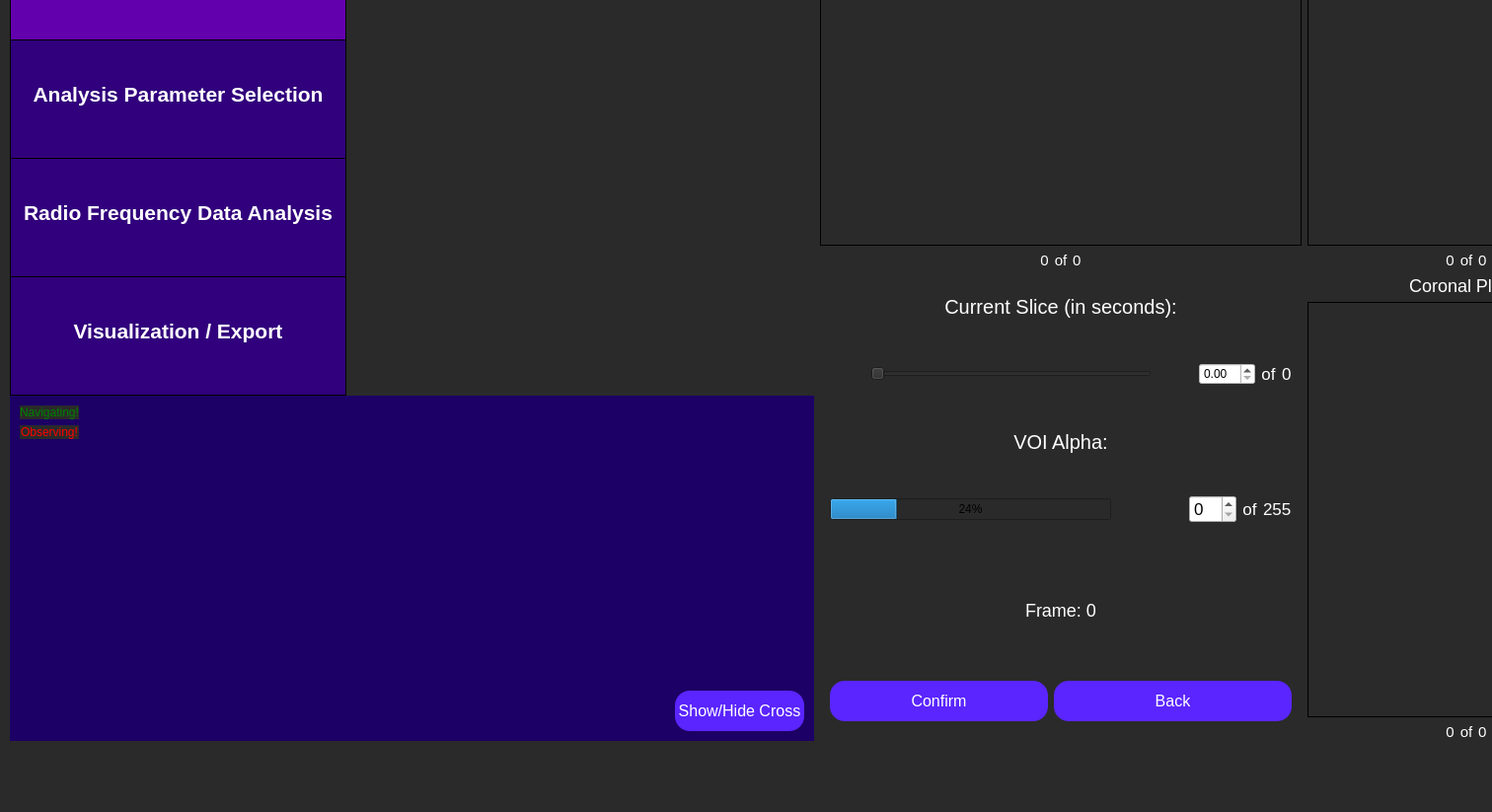
<?xml version="1.0" encoding="UTF-8"?>
<ui version="4.0">
 <class>confirm_voi</class>
 <widget class="QWidget" name="confirm_voi">
  <property name="geometry">
   <rect>
    <x>0</x>
    <y>0</y>
    <width>1512</width>
    <height>823</height>
   </rect>
  </property>
  <property name="minimumSize">
   <size>
    <width>0</width>
    <height>0</height>
   </size>
  </property>
  <property name="windowTitle">
   <string>Draw Volume of Interest</string>
  </property>
  <property name="styleSheet">
   <string notr="true">QWidget {
	background: rgb(42, 42, 42);
}</string>
  </property>
  <widget class="QWidget" name="horizontalLayoutWidget_4">
   <property name="geometry">
    <rect>
     <x>10</x>
     <y>-200</y>
     <width>1636</width>
     <height>951</height>
    </rect>
   </property>
   <layout class="QHBoxLayout" name="full_screen_layout" stretch="0,0">
    <item>
     <layout class="QVBoxLayout" name="side_bar_layout" stretch="0,0">
      <property name="spacing">
       <number>0</number>
      </property>
      <property name="sizeConstraint">
       <enum>QLayout::SetMaximumSize</enum>
      </property>
      <item>
       <widget class="QWidget" name="sidebar" native="true">
        <property name="minimumSize">
         <size>
          <width>341</width>
          <height>601</height>
         </size>
        </property>
        <property name="maximumSize">
         <size>
          <width>241</width>
          <height>601</height>
         </size>
        </property>
        <property name="toolTip">
         <string>&lt;html&gt;&lt;head/&gt;&lt;body&gt;&lt;p&gt;&lt;br/&gt;&lt;/p&gt;&lt;/body&gt;&lt;/html&gt;</string>
        </property>
        <property name="styleSheet">
         <string notr="true">QWidget {
	background-color: rgb(28, 0, 101);
}</string>
        </property>
        <widget class="QFrame" name="imageSelectionSidebar">
         <property name="geometry">
          <rect>
           <x>0</x>
           <y>0</y>
           <width>341</width>
           <height>121</height>
          </rect>
         </property>
         <property name="minimumSize">
          <size>
           <width>341</width>
           <height>121</height>
          </size>
         </property>
         <property name="maximumSize">
          <size>
           <width>341</width>
           <height>121</height>
          </size>
         </property>
         <property name="styleSheet">
          <string notr="true">QFrame {
	background-color: rgb(99, 0, 174);
	border: 1px solid black;
}</string>
         </property>
         <property name="frameShape">
          <enum>QFrame::StyledPanel</enum>
         </property>
         <property name="frameShadow">
          <enum>QFrame::Raised</enum>
         </property>
         <widget class="QLabel" name="imageSelectionLabelSidebar">
          <property name="geometry">
           <rect>
            <x>70</x>
            <y>0</y>
            <width>191</width>
            <height>51</height>
           </rect>
          </property>
          <property name="styleSheet">
           <string notr="true">QLabel {
	font-size: 21px;
	color: rgb(255, 255, 255);
	background-color: rgba(255, 255, 255, 0);
	border: 0px;
	font-weight: bold;
}</string>
          </property>
          <property name="text">
           <string>Image Selection:</string>
          </property>
          <property name="alignment">
           <set>Qt::AlignCenter</set>
          </property>
         </widget>
         <widget class="QLabel" name="imageLabel">
          <property name="geometry">
           <rect>
            <x>-60</x>
            <y>40</y>
            <width>191</width>
            <height>51</height>
           </rect>
          </property>
          <property name="styleSheet">
           <string notr="true">QLabel {
	font-size: 16px;
	color: rgb(255, 255, 255);
	background-color: rgba(255, 255, 255, 0);
	border: 0px;
	font-weight: bold;
}</string>
          </property>
          <property name="text">
           <string>Image:</string>
          </property>
          <property name="alignment">
           <set>Qt::AlignCenter</set>
          </property>
         </widget>
         <widget class="QLabel" name="phantomLabel">
          <property name="geometry">
           <rect>
            <x>-50</x>
            <y>70</y>
            <width>191</width>
            <height>51</height>
           </rect>
          </property>
          <property name="styleSheet">
           <string notr="true">QLabel {
	font-size: 16px;
	color: rgb(255, 255, 255);
	background-color: rgba(255, 255, 255, 0);
	border: 0px;
	font-weight: bold
}</string>
          </property>
          <property name="text">
           <string>Phantom:</string>
          </property>
          <property name="alignment">
           <set>Qt::AlignCenter</set>
          </property>
         </widget>
         <widget class="QLabel" name="image_path_input">
          <property name="geometry">
           <rect>
            <x>100</x>
            <y>40</y>
            <width>241</width>
            <height>51</height>
           </rect>
          </property>
          <property name="styleSheet">
           <string notr="true">QLabel {
	font-size: 14px;
	color: rgb(255, 255, 255);
	background-color: rgba(255, 255, 255, 0);
	border: 0px;
}</string>
          </property>
          <property name="text">
           <string>Sample filename </string>
          </property>
          <property name="alignment">
           <set>Qt::AlignLeading|Qt::AlignLeft|Qt::AlignVCenter</set>
          </property>
         </widget>
         <widget class="QLabel" name="phantom_path_input">
          <property name="geometry">
           <rect>
            <x>100</x>
            <y>70</y>
            <width>241</width>
            <height>51</height>
           </rect>
          </property>
          <property name="styleSheet">
           <string notr="true">QLabel {
	font-size: 14px;
	color: rgb(255, 255, 255);
	background-color: rgba(255, 255, 255, 0);
	border: 0px;
}</string>
          </property>
          <property name="text">
           <string>Sample filename </string>
          </property>
          <property name="alignment">
           <set>Qt::AlignLeading|Qt::AlignLeft|Qt::AlignVCenter</set>
          </property>
         </widget>
        </widget>
        <widget class="QFrame" name="roiSidebar">
         <property name="geometry">
          <rect>
           <x>0</x>
           <y>120</y>
           <width>341</width>
           <height>121</height>
          </rect>
         </property>
         <property name="maximumSize">
          <size>
           <width>341</width>
           <height>121</height>
          </size>
         </property>
         <property name="styleSheet">
          <string notr="true">QFrame {
	background-color: rgb(99, 0, 174);
	border: 1px solid black;
}</string>
         </property>
         <property name="frameShape">
          <enum>QFrame::StyledPanel</enum>
         </property>
         <property name="frameShadow">
          <enum>QFrame::Raised</enum>
         </property>
         <widget class="QLabel" name="roiSidebarLabel">
          <property name="geometry">
           <rect>
            <x>0</x>
            <y>40</y>
            <width>341</width>
            <height>51</height>
           </rect>
          </property>
          <property name="styleSheet">
           <string notr="true">QLabel {
	font-size: 21px;
	color: rgb(255, 255, 255);
	background-color: rgba(255, 255, 255, 0);
	border: 0px;
	font-weight: bold;
}</string>
          </property>
          <property name="text">
           <string>Segmentation Selection</string>
          </property>
          <property name="alignment">
           <set>Qt::AlignCenter</set>
          </property>
         </widget>
        </widget>
        <widget class="QFrame" name="rfAnalysisSidebar">
         <property name="geometry">
          <rect>
           <x>0</x>
           <y>360</y>
           <width>341</width>
           <height>121</height>
          </rect>
         </property>
         <property name="minimumSize">
          <size>
           <width>341</width>
           <height>121</height>
          </size>
         </property>
         <property name="maximumSize">
          <size>
           <width>341</width>
           <height>121</height>
          </size>
         </property>
         <property name="styleSheet">
          <string notr="true">QFrame {
	background-color:  rgb(49, 0, 124);
	border: 1px solid black;
}</string>
         </property>
         <property name="frameShape">
          <enum>QFrame::StyledPanel</enum>
         </property>
         <property name="frameShadow">
          <enum>QFrame::Raised</enum>
         </property>
         <widget class="QLabel" name="rfAnalysisLabel">
          <property name="geometry">
           <rect>
            <x>0</x>
            <y>30</y>
            <width>341</width>
            <height>51</height>
           </rect>
          </property>
          <property name="styleSheet">
           <string notr="true">QLabel {
	font-size: 21px;
	color: rgb(255, 255, 255);
	background-color: rgba(255, 255, 255, 0);
	border: 0px;
	font-weight: bold;
}</string>
          </property>
          <property name="text">
           <string>Radio Frequency Data Analysis</string>
          </property>
          <property name="alignment">
           <set>Qt::AlignCenter</set>
          </property>
         </widget>
        </widget>
        <widget class="QFrame" name="exportResultsSidebar">
         <property name="geometry">
          <rect>
           <x>0</x>
           <y>480</y>
           <width>341</width>
           <height>121</height>
          </rect>
         </property>
         <property name="minimumSize">
          <size>
           <width>341</width>
           <height>121</height>
          </size>
         </property>
         <property name="maximumSize">
          <size>
           <width>341</width>
           <height>121</height>
          </size>
         </property>
         <property name="styleSheet">
          <string notr="true">QFrame {
	background-color:  rgb(49, 0, 124);
	border: 1px solid black;
}</string>
         </property>
         <property name="frameShape">
          <enum>QFrame::StyledPanel</enum>
         </property>
         <property name="frameShadow">
          <enum>QFrame::Raised</enum>
         </property>
         <widget class="QLabel" name="exportResultsLabel">
          <property name="geometry">
           <rect>
            <x>20</x>
            <y>30</y>
            <width>301</width>
            <height>51</height>
           </rect>
          </property>
          <property name="styleSheet">
           <string notr="true">QLabel {
	font-size: 21px;
	color: rgb(255, 255, 255);
	background-color: rgba(255, 255, 255, 0);
	border: 0px;
	font-weight: bold;
}</string>
          </property>
          <property name="text">
           <string>Visualization / Export</string>
          </property>
          <property name="alignment">
           <set>Qt::AlignCenter</set>
          </property>
         </widget>
        </widget>
        <widget class="QFrame" name="analysisParamsSidebar">
         <property name="geometry">
          <rect>
           <x>0</x>
           <y>240</y>
           <width>341</width>
           <height>121</height>
          </rect>
         </property>
         <property name="maximumSize">
          <size>
           <width>341</width>
           <height>121</height>
          </size>
         </property>
         <property name="styleSheet">
          <string notr="true">QFrame {
	background-color: rgb(49, 0, 124);
	border: 1px solid black;
}</string>
         </property>
         <property name="frameShape">
          <enum>QFrame::StyledPanel</enum>
         </property>
         <property name="frameShadow">
          <enum>QFrame::Raised</enum>
         </property>
         <widget class="QLabel" name="analysisParamsLabel">
          <property name="geometry">
           <rect>
            <x>0</x>
            <y>30</y>
            <width>341</width>
            <height>51</height>
           </rect>
          </property>
          <property name="styleSheet">
           <string notr="true">QLabel {
	font-size: 21px;
	color: rgb(255, 255, 255);
	background-color: rgba(255, 255, 255, 0);
	border: 0px;
	font-weight:bold;
}</string>
          </property>
          <property name="text">
           <string>Analysis Parameter Selection</string>
          </property>
          <property name="alignment">
           <set>Qt::AlignCenter</set>
          </property>
         </widget>
        </widget>
       </widget>
      </item>
      <item>
       <widget class="QFrame" name="gridFrame">
        <property name="maximumSize">
         <size>
          <width>341</width>
          <height>16777215</height>
         </size>
        </property>
        <property name="styleSheet">
         <string notr="true">QFrame {
	background-color: rgb(28, 0, 101);
}</string>
        </property>
        <layout class="QGridLayout" name="backButtonGrid" rowstretch="0,0,0,0,0">
         <property name="sizeConstraint">
          <enum>QLayout::SetMinAndMaxSize</enum>
         </property>
         <property name="leftMargin">
          <number>10</number>
         </property>
         <property name="topMargin">
          <number>10</number>
         </property>
         <property name="rightMargin">
          <number>10</number>
         </property>
         <property name="bottomMargin">
          <number>10</number>
         </property>
         <item row="1" column="0">
          <widget class="QLabel" name="observing_label">
           <property name="styleSheet">
            <string notr="true">QLabel { background-color : rgb(42, 42, 42); color : red; }</string>
           </property>
           <property name="text">
            <string>Observing!</string>
           </property>
           <property name="alignment">
            <set>Qt::AlignCenter</set>
           </property>
          </widget>
         </item>
         <item row="4" column="1">
          <spacer name="horizontalSpacer">
           <property name="orientation">
            <enum>Qt::Horizontal</enum>
           </property>
           <property name="sizeHint" stdset="0">
            <size>
             <width>40</width>
             <height>20</height>
            </size>
           </property>
          </spacer>
         </item>
         <item row="3" column="0">
          <spacer name="verticalSpacer">
           <property name="orientation">
            <enum>Qt::Vertical</enum>
           </property>
           <property name="sizeHint" stdset="0">
            <size>
             <width>20</width>
             <height>40</height>
            </size>
           </property>
          </spacer>
         </item>
         <item row="0" column="0">
          <widget class="QLabel" name="navigating_label">
           <property name="styleSheet">
            <string notr="true">QLabel { background-color : rgb(42, 42, 42); color : green; }</string>
           </property>
           <property name="text">
            <string>Navigating!</string>
           </property>
           <property name="alignment">
            <set>Qt::AlignCenter</set>
           </property>
          </widget>
         </item>
         <item row="4" column="2">
          <widget class="QPushButton" name="toggle_crosshair_visibility_button">
           <property name="minimumSize">
            <size>
             <width>131</width>
             <height>41</height>
            </size>
           </property>
           <property name="maximumSize">
            <size>
             <width>131</width>
             <height>41</height>
            </size>
           </property>
           <property name="styleSheet">
            <string notr="true">QPushButton {
	color: white;
	font-size: 16px;
	background: rgb(90, 37, 255);
	border-radius: 15px;
}</string>
           </property>
           <property name="text">
            <string>Show/Hide Cross</string>
           </property>
          </widget>
         </item>
        </layout>
       </widget>
      </item>
     </layout>
    </item>
    <item>
     <layout class="QGridLayout" name="voi_layout" columnstretch="1,1">
      <item row="0" column="1">
       <layout class="QVBoxLayout" name="verticalLayout_6">
        <item alignment="Qt::AlignHCenter|Qt::AlignVCenter">
         <widget class="QLabel" name="sag_plane_label">
          <property name="sizePolicy">
           <sizepolicy hsizetype="Fixed" vsizetype="Fixed">
            <horstretch>0</horstretch>
            <verstretch>0</verstretch>
           </sizepolicy>
          </property>
          <property name="styleSheet">
           <string notr="true">QLabel {
	font-size: 18px;
	color: rgb(255, 255, 255);
	background-color: rgba(255, 255, 255, 0);
}</string>
          </property>
          <property name="text">
           <string>Sagittal Plane</string>
          </property>
          <property name="alignment">
           <set>Qt::AlignCenter</set>
          </property>
          <property name="textInteractionFlags">
           <set>Qt::NoTextInteraction</set>
          </property>
         </widget>
        </item>
        <item>
         <widget class="QLabel" name="sag_plane">
          <property name="sizePolicy">
           <sizepolicy hsizetype="Preferred" vsizetype="Preferred">
            <horstretch>1</horstretch>
            <verstretch>1</verstretch>
           </sizepolicy>
          </property>
          <property name="minimumSize">
           <size>
            <width>321</width>
            <height>301</height>
           </size>
          </property>
          <property name="cursor">
           <cursorShape>ArrowCursor</cursorShape>
          </property>
          <property name="mouseTracking">
           <bool>true</bool>
          </property>
          <property name="frameShape">
           <enum>QFrame::Box</enum>
          </property>
          <property name="text">
           <string/>
          </property>
         </widget>
        </item>
        <item>
         <layout class="QHBoxLayout" name="horizontalLayout_7" stretch="1,0,1">
          <property name="spacing">
           <number>5</number>
          </property>
          <item alignment="Qt::AlignRight|Qt::AlignVCenter">
           <widget class="QLabel" name="sag_frame_num">
            <property name="sizePolicy">
             <sizepolicy hsizetype="Fixed" vsizetype="Fixed">
              <horstretch>0</horstretch>
              <verstretch>0</verstretch>
             </sizepolicy>
            </property>
            <property name="styleSheet">
             <string notr="true">QLabel {
	font-size: 15px;
	color: rgb(255, 255, 255);
	background-color: rgba(255, 255, 255, 0);
}</string>
            </property>
            <property name="text">
             <string>0</string>
            </property>
            <property name="alignment">
             <set>Qt::AlignCenter</set>
            </property>
            <property name="textInteractionFlags">
             <set>Qt::NoTextInteraction</set>
            </property>
           </widget>
          </item>
          <item alignment="Qt::AlignHCenter|Qt::AlignVCenter">
           <widget class="QLabel" name="sag_of_label">
            <property name="sizePolicy">
             <sizepolicy hsizetype="Fixed" vsizetype="Fixed">
              <horstretch>0</horstretch>
              <verstretch>0</verstretch>
             </sizepolicy>
            </property>
            <property name="styleSheet">
             <string notr="true">QLabel {
	font-size: 15px;
	color: rgb(255, 255, 255);
	background-color: rgba(255, 255, 255, 0);
}</string>
            </property>
            <property name="text">
             <string>of</string>
            </property>
            <property name="alignment">
             <set>Qt::AlignCenter</set>
            </property>
            <property name="textInteractionFlags">
             <set>Qt::NoTextInteraction</set>
            </property>
           </widget>
          </item>
          <item alignment="Qt::AlignLeft|Qt::AlignVCenter">
           <widget class="QLabel" name="sag_total_frames">
            <property name="sizePolicy">
             <sizepolicy hsizetype="Fixed" vsizetype="Fixed">
              <horstretch>0</horstretch>
              <verstretch>0</verstretch>
             </sizepolicy>
            </property>
            <property name="styleSheet">
             <string notr="true">QLabel {
	font-size: 15px;
	color: rgb(255, 255, 255);
	background-color: rgba(255, 255, 255, 0);
}</string>
            </property>
            <property name="text">
             <string>0</string>
            </property>
            <property name="alignment">
             <set>Qt::AlignLeading|Qt::AlignLeft|Qt::AlignVCenter</set>
            </property>
            <property name="textInteractionFlags">
             <set>Qt::NoTextInteraction</set>
            </property>
           </widget>
          </item>
         </layout>
        </item>
       </layout>
      </item>
      <item row="0" column="0">
       <layout class="QVBoxLayout" name="verticalLayout_4">
        <item alignment="Qt::AlignHCenter|Qt::AlignVCenter">
         <widget class="QLabel" name="ax_plane_label">
          <property name="sizePolicy">
           <sizepolicy hsizetype="Fixed" vsizetype="Fixed">
            <horstretch>0</horstretch>
            <verstretch>0</verstretch>
           </sizepolicy>
          </property>
          <property name="styleSheet">
           <string notr="true">QLabel {
	font-size: 18px;
	color: rgb(255, 255, 255);
	background-color: rgba(255, 255, 255, 0);
}</string>
          </property>
          <property name="text">
           <string>Axial Plane</string>
          </property>
          <property name="alignment">
           <set>Qt::AlignCenter</set>
          </property>
          <property name="textInteractionFlags">
           <set>Qt::NoTextInteraction</set>
          </property>
         </widget>
        </item>
        <item>
         <widget class="QLabel" name="ax_plane">
          <property name="sizePolicy">
           <sizepolicy hsizetype="Preferred" vsizetype="Preferred">
            <horstretch>1</horstretch>
            <verstretch>1</verstretch>
           </sizepolicy>
          </property>
          <property name="minimumSize">
           <size>
            <width>321</width>
            <height>301</height>
           </size>
          </property>
          <property name="cursor">
           <cursorShape>ArrowCursor</cursorShape>
          </property>
          <property name="mouseTracking">
           <bool>true</bool>
          </property>
          <property name="frameShape">
           <enum>QFrame::Box</enum>
          </property>
          <property name="text">
           <string/>
          </property>
         </widget>
        </item>
        <item>
         <layout class="QHBoxLayout" name="horizontalLayout_6" stretch="1,0,1">
          <property name="spacing">
           <number>5</number>
          </property>
          <property name="sizeConstraint">
           <enum>QLayout::SetDefaultConstraint</enum>
          </property>
          <item alignment="Qt::AlignRight|Qt::AlignVCenter">
           <widget class="QLabel" name="ax_frame_num">
            <property name="sizePolicy">
             <sizepolicy hsizetype="Fixed" vsizetype="Fixed">
              <horstretch>0</horstretch>
              <verstretch>0</verstretch>
             </sizepolicy>
            </property>
            <property name="styleSheet">
             <string notr="true">QLabel {
	font-size: 15px;
	color: rgb(255, 255, 255);
	background-color: rgba(255, 255, 255, 0);
}</string>
            </property>
            <property name="text">
             <string>0</string>
            </property>
            <property name="alignment">
             <set>Qt::AlignCenter</set>
            </property>
            <property name="textInteractionFlags">
             <set>Qt::NoTextInteraction</set>
            </property>
           </widget>
          </item>
          <item alignment="Qt::AlignHCenter|Qt::AlignVCenter">
           <widget class="QLabel" name="ax_of_label">
            <property name="sizePolicy">
             <sizepolicy hsizetype="Fixed" vsizetype="Fixed">
              <horstretch>0</horstretch>
              <verstretch>0</verstretch>
             </sizepolicy>
            </property>
            <property name="styleSheet">
             <string notr="true">QLabel {
	font-size: 15px;
	color: rgb(255, 255, 255);
	background-color: rgba(255, 255, 255, 0);
}</string>
            </property>
            <property name="text">
             <string>of</string>
            </property>
            <property name="alignment">
             <set>Qt::AlignCenter</set>
            </property>
            <property name="textInteractionFlags">
             <set>Qt::NoTextInteraction</set>
            </property>
           </widget>
          </item>
          <item alignment="Qt::AlignLeft|Qt::AlignVCenter">
           <widget class="QLabel" name="ax_total_frames">
            <property name="sizePolicy">
             <sizepolicy hsizetype="Fixed" vsizetype="Fixed">
              <horstretch>0</horstretch>
              <verstretch>0</verstretch>
             </sizepolicy>
            </property>
            <property name="styleSheet">
             <string notr="true">QLabel {
	font-size: 15px;
	color: rgb(255, 255, 255);
	background-color: rgba(255, 255, 255, 0);
}</string>
            </property>
            <property name="text">
             <string>0</string>
            </property>
            <property name="alignment">
             <set>Qt::AlignLeading|Qt::AlignLeft|Qt::AlignVCenter</set>
            </property>
            <property name="textInteractionFlags">
             <set>Qt::NoTextInteraction</set>
            </property>
           </widget>
          </item>
         </layout>
        </item>
       </layout>
      </item>
      <item row="1" column="1">
       <layout class="QVBoxLayout" name="verticalLayout_7">
        <item alignment="Qt::AlignHCenter|Qt::AlignVCenter">
         <widget class="QLabel" name="cor_plane_label">
          <property name="sizePolicy">
           <sizepolicy hsizetype="Fixed" vsizetype="Fixed">
            <horstretch>0</horstretch>
            <verstretch>0</verstretch>
           </sizepolicy>
          </property>
          <property name="styleSheet">
           <string notr="true">QLabel {
	font-size: 18px;
	color: rgb(255, 255, 255);
	background-color: rgba(255, 255, 255, 0);
}</string>
          </property>
          <property name="text">
           <string>Coronal Plane</string>
          </property>
          <property name="alignment">
           <set>Qt::AlignCenter</set>
          </property>
          <property name="textInteractionFlags">
           <set>Qt::NoTextInteraction</set>
          </property>
         </widget>
        </item>
        <item>
         <widget class="QLabel" name="cor_plane">
          <property name="sizePolicy">
           <sizepolicy hsizetype="Preferred" vsizetype="Preferred">
            <horstretch>1</horstretch>
            <verstretch>1</verstretch>
           </sizepolicy>
          </property>
          <property name="minimumSize">
           <size>
            <width>321</width>
            <height>301</height>
           </size>
          </property>
          <property name="cursor">
           <cursorShape>ArrowCursor</cursorShape>
          </property>
          <property name="mouseTracking">
           <bool>true</bool>
          </property>
          <property name="frameShape">
           <enum>QFrame::Box</enum>
          </property>
          <property name="text">
           <string/>
          </property>
         </widget>
        </item>
        <item>
         <layout class="QHBoxLayout" name="horizontalLayout_8" stretch="1,0,1">
          <property name="spacing">
           <number>5</number>
          </property>
          <item alignment="Qt::AlignRight|Qt::AlignVCenter">
           <widget class="QLabel" name="cor_frame_num">
            <property name="sizePolicy">
             <sizepolicy hsizetype="Fixed" vsizetype="Fixed">
              <horstretch>0</horstretch>
              <verstretch>0</verstretch>
             </sizepolicy>
            </property>
            <property name="styleSheet">
             <string notr="true">QLabel {
	font-size: 15px;
	color: rgb(255, 255, 255);
	background-color: rgba(255, 255, 255, 0);
}</string>
            </property>
            <property name="text">
             <string>0</string>
            </property>
            <property name="alignment">
             <set>Qt::AlignCenter</set>
            </property>
            <property name="textInteractionFlags">
             <set>Qt::NoTextInteraction</set>
            </property>
           </widget>
          </item>
          <item alignment="Qt::AlignHCenter|Qt::AlignVCenter">
           <widget class="QLabel" name="cor_of_label">
            <property name="sizePolicy">
             <sizepolicy hsizetype="Fixed" vsizetype="Fixed">
              <horstretch>0</horstretch>
              <verstretch>0</verstretch>
             </sizepolicy>
            </property>
            <property name="styleSheet">
             <string notr="true">QLabel {
	font-size: 15px;
	color: rgb(255, 255, 255);
	background-color: rgba(255, 255, 255, 0);
}</string>
            </property>
            <property name="text">
             <string>of</string>
            </property>
            <property name="alignment">
             <set>Qt::AlignCenter</set>
            </property>
            <property name="textInteractionFlags">
             <set>Qt::NoTextInteraction</set>
            </property>
           </widget>
          </item>
          <item alignment="Qt::AlignLeft|Qt::AlignVCenter">
           <widget class="QLabel" name="cor_total_frames">
            <property name="sizePolicy">
             <sizepolicy hsizetype="Fixed" vsizetype="Fixed">
              <horstretch>0</horstretch>
              <verstretch>0</verstretch>
             </sizepolicy>
            </property>
            <property name="styleSheet">
             <string notr="true">QLabel {
	font-size: 15px;
	color: rgb(255, 255, 255);
	background-color: rgba(255, 255, 255, 0);
}</string>
            </property>
            <property name="text">
             <string>0</string>
            </property>
            <property name="alignment">
             <set>Qt::AlignLeading|Qt::AlignLeft|Qt::AlignVCenter</set>
            </property>
            <property name="textInteractionFlags">
             <set>Qt::NoTextInteraction</set>
            </property>
           </widget>
          </item>
         </layout>
        </item>
       </layout>
      </item>
      <item row="1" column="0">
       <layout class="QVBoxLayout" name="verticalLayout_5">
        <property name="leftMargin">
         <number>10</number>
        </property>
        <property name="rightMargin">
         <number>10</number>
        </property>
        <property name="bottomMargin">
         <number>20</number>
        </property>
        <item>
         <layout class="QVBoxLayout" name="verticalLayout_2">
          <item>
           <widget class="QLabel" name="cur_slice_label">
            <property name="styleSheet">
             <string notr="true">QLabel {
	font-size: 20px;
	color: rgb(255, 255, 255);
	background-color: rgba(255, 255, 255, 0);
}</string>
            </property>
            <property name="text">
             <string>Current Slice (in seconds):</string>
            </property>
            <property name="textFormat">
             <enum>Qt::AutoText</enum>
            </property>
            <property name="scaledContents">
             <bool>false</bool>
            </property>
            <property name="alignment">
             <set>Qt::AlignCenter</set>
            </property>
            <property name="wordWrap">
             <bool>true</bool>
            </property>
           </widget>
          </item>
          <item>
           <layout class="QHBoxLayout" name="horizontalLayout_5" stretch="1,0,0,0">
            <item alignment="Qt::AlignHCenter|Qt::AlignVCenter">
             <widget class="QSlider" name="cur_slice_slider">
              <property name="minimumSize">
               <size>
                <width>285</width>
                <height>0</height>
               </size>
              </property>
              <property name="maximumSize">
               <size>
                <width>285</width>
                <height>16777215</height>
               </size>
              </property>
              <property name="styleSheet">
               <string notr="true">QSlider {
	color: white;
}</string>
              </property>
              <property name="orientation">
               <enum>Qt::Horizontal</enum>
              </property>
             </widget>
            </item>
            <item alignment="Qt::AlignRight|Qt::AlignVCenter">
             <widget class="QDoubleSpinBox" name="cur_slice_spin_box">
              <property name="maximumSize">
               <size>
                <width>70</width>
                <height>16777215</height>
               </size>
              </property>
              <property name="styleSheet">
               <string notr="true">QDoubleSpinBox {
	background: white;
	color: black;
}</string>
              </property>
             </widget>
            </item>
            <item alignment="Qt::AlignHCenter|Qt::AlignVCenter">
             <widget class="QLabel" name="cur_slice_of_label">
              <property name="styleSheet">
               <string notr="true">QLabel {
	font-size: 17px;
	color: rgb(255, 255, 255);
	background-color: rgba(255, 255, 255, 0);
}</string>
              </property>
              <property name="text">
               <string>of</string>
              </property>
              <property name="alignment">
               <set>Qt::AlignCenter</set>
              </property>
              <property name="textInteractionFlags">
               <set>Qt::NoTextInteraction</set>
              </property>
             </widget>
            </item>
            <item alignment="Qt::AlignLeft|Qt::AlignVCenter">
             <widget class="QLabel" name="cur_slice_total">
              <property name="styleSheet">
               <string notr="true">QLabel {
	font-size: 17px;
	color: rgb(255, 255, 255);
	background-color: rgba(255, 255, 255, 0);
}</string>
              </property>
              <property name="text">
               <string>0</string>
              </property>
              <property name="alignment">
               <set>Qt::AlignLeading|Qt::AlignLeft|Qt::AlignVCenter</set>
              </property>
              <property name="textInteractionFlags">
               <set>Qt::NoTextInteraction</set>
              </property>
             </widget>
            </item>
           </layout>
          </item>
         </layout>
        </item>
        <item>
         <layout class="QVBoxLayout" name="voiAlphaLayout_2">
          <item>
           <widget class="QLabel" name="alpha_label">
            <property name="styleSheet">
             <string notr="true">QLabel {
	font-size: 20px;
	color: rgb(255, 255, 255);
	background-color: rgba(255, 255, 255, 0);
}</string>
            </property>
            <property name="text">
             <string>VOI Alpha:</string>
            </property>
            <property name="textFormat">
             <enum>Qt::AutoText</enum>
            </property>
            <property name="scaledContents">
             <bool>false</bool>
            </property>
            <property name="alignment">
             <set>Qt::AlignCenter</set>
            </property>
            <property name="wordWrap">
             <bool>true</bool>
            </property>
           </widget>
          </item>
          <item>
           <layout class="QHBoxLayout" name="horizontalLayout_4" stretch="1,1,0,0">
            <item alignment="Qt::AlignHCenter|Qt::AlignVCenter">
             <widget class="QProgressBar" name="alpha_status">
              <property name="minimumSize">
               <size>
                <width>285</width>
                <height>0</height>
               </size>
              </property>
              <property name="maximumSize">
               <size>
                <width>285</width>
                <height>16777215</height>
               </size>
              </property>
              <property name="value">
               <number>24</number>
              </property>
             </widget>
            </item>
            <item alignment="Qt::AlignRight|Qt::AlignVCenter">
             <widget class="QSpinBox" name="alpha_spin_box">
              <property name="font">
               <font>
                <pointsize>13</pointsize>
               </font>
              </property>
              <property name="styleSheet">
               <string notr="true">QSpinBox{
	background-color: white,
}</string>
              </property>
             </widget>
            </item>
            <item alignment="Qt::AlignHCenter|Qt::AlignVCenter">
             <widget class="QLabel" name="alpha_of_label">
              <property name="styleSheet">
               <string notr="true">QLabel {
	font-size: 17px;
	color: rgb(255, 255, 255);
	background-color: rgba(255, 255, 255, 0);
}</string>
              </property>
              <property name="text">
               <string>of</string>
              </property>
              <property name="alignment">
               <set>Qt::AlignCenter</set>
              </property>
              <property name="textInteractionFlags">
               <set>Qt::NoTextInteraction</set>
              </property>
             </widget>
            </item>
            <item alignment="Qt::AlignLeft|Qt::AlignVCenter">
             <widget class="QLabel" name="alpha_total">
              <property name="styleSheet">
               <string notr="true">QLabel {
	font-size: 17px;
	color: rgb(255, 255, 255);
	background-color: rgba(255, 255, 255, 0);
}</string>
              </property>
              <property name="text">
               <string>255</string>
              </property>
              <property name="alignment">
               <set>Qt::AlignLeading|Qt::AlignLeft|Qt::AlignVCenter</set>
              </property>
              <property name="textInteractionFlags">
               <set>Qt::NoTextInteraction</set>
              </property>
             </widget>
            </item>
           </layout>
          </item>
         </layout>
        </item>
        <item>
         <widget class="QLabel" name="confirmation_frame_label">
          <property name="minimumSize">
           <size>
            <width>0</width>
            <height>0</height>
           </size>
          </property>
          <property name="maximumSize">
           <size>
            <width>16777215</width>
            <height>16777215</height>
           </size>
          </property>
          <property name="styleSheet">
           <string notr="true">QLabel {
	font-size: 18px;
	color: rgb(255, 255, 255);
	background-color: rgba(255, 255, 255, 0);
}</string>
          </property>
          <property name="text">
           <string>Frame: 0</string>
          </property>
          <property name="textFormat">
           <enum>Qt::AutoText</enum>
          </property>
          <property name="scaledContents">
           <bool>false</bool>
          </property>
          <property name="alignment">
           <set>Qt::AlignCenter</set>
          </property>
          <property name="wordWrap">
           <bool>true</bool>
          </property>
         </widget>
        </item>
        <item>
         <layout class="QHBoxLayout" name="horizontalLayout_2">
          <property name="rightMargin">
           <number>0</number>
          </property>
          <property name="bottomMargin">
           <number>0</number>
          </property>
          <item>
           <widget class="QPushButton" name="confirm_seg_button">
            <property name="minimumSize">
             <size>
              <width>221</width>
              <height>41</height>
             </size>
            </property>
            <property name="maximumSize">
             <size>
              <width>221</width>
              <height>41</height>
             </size>
            </property>
            <property name="styleSheet">
             <string notr="true">QPushButton {
	color: white;
	font-size: 16px;
	background: rgb(90, 37, 255);
	border-radius: 15px;
}
</string>
            </property>
            <property name="text">
             <string>Confirm</string>
            </property>
            <property name="checkable">
             <bool>true</bool>
            </property>
            <property name="checked">
             <bool>false</bool>
            </property>
           </widget>
          </item>
          <item>
           <widget class="QPushButton" name="back_from_confirm_button">
            <property name="minimumSize">
             <size>
              <width>241</width>
              <height>41</height>
             </size>
            </property>
            <property name="maximumSize">
             <size>
              <width>241</width>
              <height>41</height>
             </size>
            </property>
            <property name="styleSheet">
             <string notr="true">QPushButton {
	color: white;
	font-size: 16px;
	background: rgb(90, 37, 255);
	border-radius: 15px;
}
QPushButton:checked {
	color:white; 
	font-size: 16px;
	background: rgb(45, 0, 110);
	border-radius: 15px;
}
</string>
            </property>
            <property name="text">
             <string>Back</string>
            </property>
            <property name="checkable">
             <bool>false</bool>
            </property>
            <property name="checked">
             <bool>false</bool>
            </property>
           </widget>
          </item>
         </layout>
        </item>
       </layout>
      </item>
     </layout>
    </item>
   </layout>
  </widget>
 </widget>
 <resources/>
 <connections/>
</ui>
